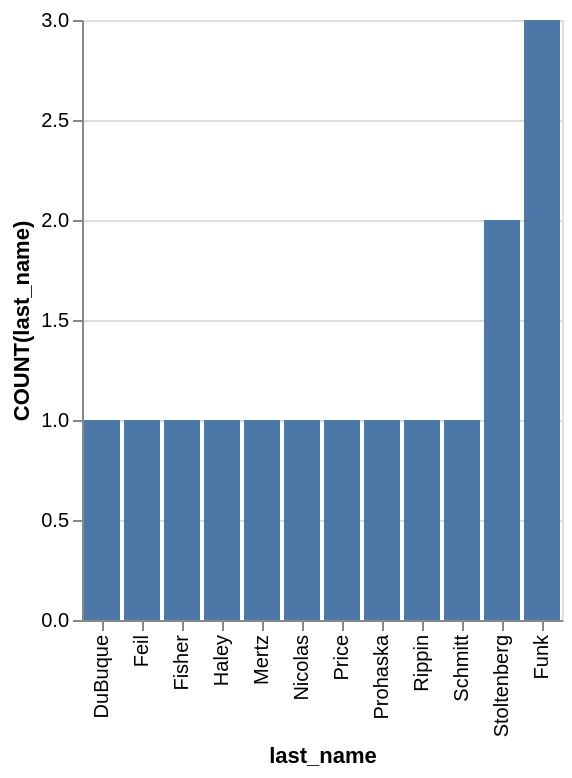

Write a Vega-Lite specification for this figure.
### Vega-Lite specification from a JSON file in a GitHub repository (floating-point values rounded to 4 significant figures)
{"data": {"values": [{"x_data": "DuBuque", "y_data": 1}, {"x_data": "Feil", "y_data": 1}, {"x_data": "Fisher", "y_data": 1}, {"x_data": "Haley", "y_data": 1}, {"x_data": "Mertz", "y_data": 1}, {"x_data": "Nicolas", "y_data": 1}, {"x_data": "Price", "y_data": 1}, {"x_data": "Prohaska", "y_data": 1}, {"x_data": "Rippin", "y_data": 1}, {"x_data": "Schmitt", "y_data": 1}, {"x_data": "Stoltenberg", "y_data": 2}, {"x_data": "Funk", "y_data": 3}]}, "mark": "bar", "encoding": {"x": {"field": "x_data", "type": "nominal", "title": "last_name", "sort": {"op": "sum", "field": "y_data", "order": "ascending"}}, "y": {"field": "y_data", "type": "quantitative", "title": "COUNT(last_name)"}}}
